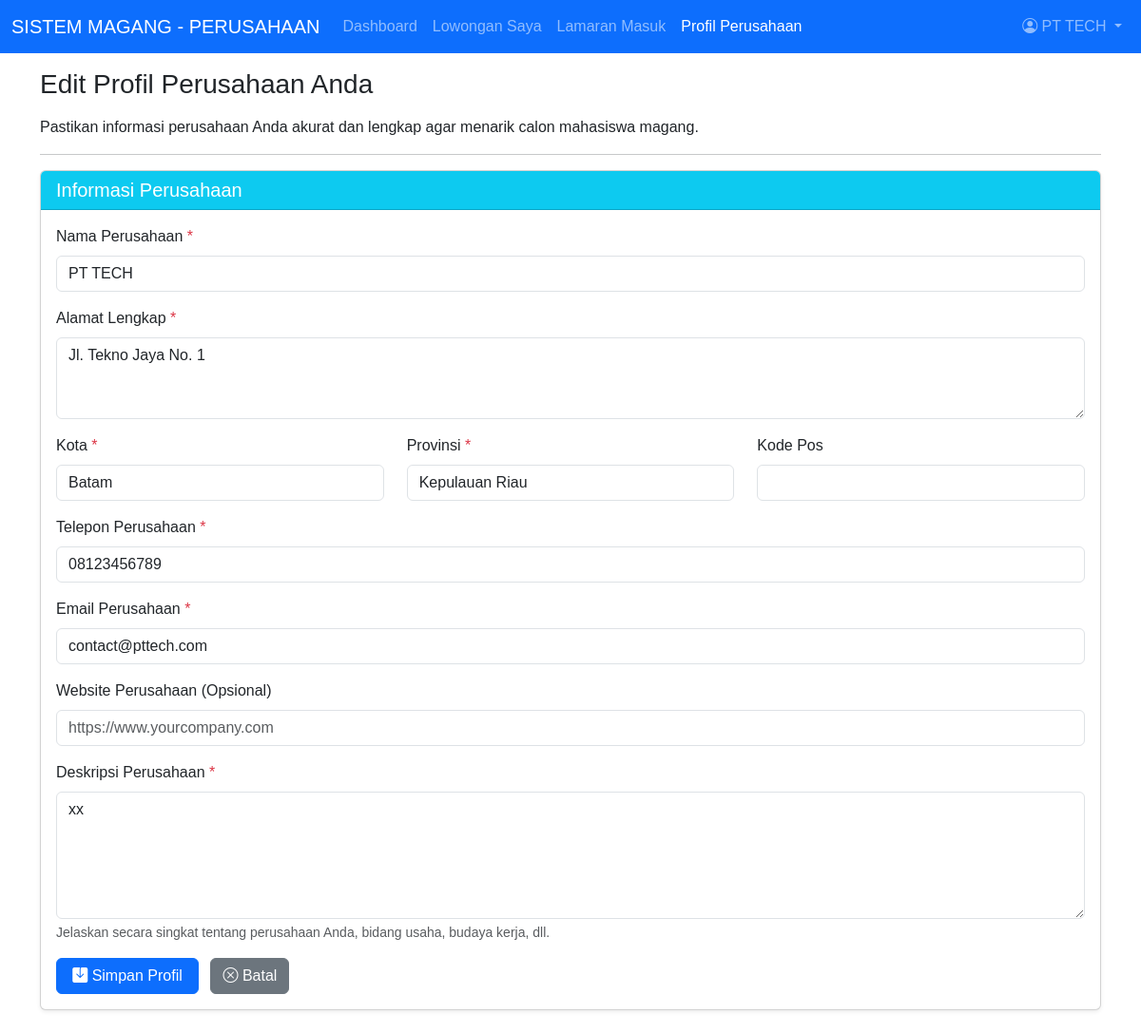
Page /perusahaan/profil_perusahaan.php (signed in) on the committed database.
### tables this page shows
CREATE TABLE `perusahaan` (
  `id` int(11) NOT NULL,
  `id_user` int(11) NOT NULL,
  `nama_perusahaan` varchar(255) NOT NULL,
  `alamat` text DEFAULT NULL,
  `kota` varchar(100) DEFAULT NULL,
  `provinsi` varchar(100) DEFAULT NULL,
  `kode_pos` varchar(10) DEFAULT NULL,
  `telepon_perusahaan` varchar(20) DEFAULT NULL,
  `email_perusahaan` varchar(255) DEFAULT NULL,
  `website` varchar(255) DEFAULT NULL,
  `deskripsi_perusahaan` text DEFAULT NULL,
  `tanggal_daftar` datetime DEFAULT current_timestamp()
);

### perusahaan/profil_perusahaan.php (the view, shortened to what this page needs)
<?php
require_once __DIR__ . '/../koneksi/config.php';
$user_id = $_SESSION['user']['id'];
$nama_perusahaan_user = $_SESSION['user']['nama_lengkap'] ?? $_SESSION['user']['username'];
$message_html = '';
$perusahaan_data = [
    'nama_perusahaan' => '',
    'alamat' => '',
    'kota' => '',
    'provinsi' => '',
    'kode_pos' => '',
    'telepon_perusahaan' => '',
    'email_perusahaan' => '',
    'website' => '',
    'deskripsi_perusahaan' => ''
];
$is_profile_exist = false;
$query_perusahaan = "SELECT nama_perusahaan, alamat, kota, provinsi, kode_pos, telepon_perusahaan, email_perusahaan, website, deskripsi_perusahaan
                     FROM perusahaan
                     WHERE id_user = ?";
$stmt_perusahaan = mysqli_prepare($conn, $query_perusahaan);
if ($stmt_perusahaan) {
    mysqli_stmt_bind_param($stmt_perusahaan, "i", $user_id);
    mysqli_stmt_execute($stmt_perusahaan);
    $result_perusahaan = mysqli_stmt_get_result($stmt_perusahaan);
    if ($row = mysqli_fetch_assoc($result_perusahaan)) {
        $perusahaan_data = $row;
        $is_profile_exist = true;
    }
} else {
    error_log("Error preparing select perusahaan query: " . mysqli_error($conn));
    $message_html .= '<div class="alert alert-danger">Terjadi kesalahan saat mengambil data profil.</div>';
}
?>
<!DOCTYPE html>
<html lang="en">
<head>
    <link href="https://cdn.jsdelivr.net/npm/bootstrap@5.3.3/dist/css/bootstrap.min.css" rel="stylesheet">
    <link rel="stylesheet" href="https://cdn.jsdelivr.net/npm/bootstrap-icons@1.11.3/font/bootstrap-icons.min.css">
    <link rel="stylesheet" href="../css/style.css">
</head>
<body>
    <nav class="navbar navbar-expand-lg navbar-dark bg-primary fixed-top">
        <div class="container-fluid">
            <a class="navbar-brand" href="#">SISTEM MAGANG - PERUSAHAAN</a>
            <div class="collapse navbar-collapse" id="navbarNav">
                <ul class="navbar-nav me-auto mb-2 mb-lg-0">
                    <li class="nav-item">
                        <a class="nav-link" href="dashboard_perusahaan.php">Dashboard</a>
                    </li>
                    <li class="nav-item">
                        <a class="nav-link" href="dashboard_perusahaan.php#lowongan-posted">Lowongan Saya</a>
                    </li>
                    <li class="nav-item">
                        <a class="nav-link" href="dashboard_perusahaan.php#lamaran-masuk">Lamaran Masuk</a>
                    </li>
                    <li class="nav-item">
                        <a class="nav-link active" aria-current="page" href="profil_perusahaan.php">Profil Perusahaan</a>
                    </li>
                </ul>
                <ul class="navbar-nav ms-auto">
                    <li class="nav-item dropdown">
                        <a class="nav-link dropdown-toggle" href="#" id="navbarDropdown" role="button" data-bs-toggle="dropdown" aria-expanded="false">
                            <i class="bi bi-person-circle"></i> <?= htmlspecialchars($nama_perusahaan_user); ?>
                        </a>
                    </li>
                </ul>
            </div>
        </div>
    </nav>
    <div class="container mt-5 pt-4">
        <h3 class="mb-3"><?= $is_profile_exist ? 'Edit' : 'Lengkapi'; ?> Profil Perusahaan Anda</h3>
        <p>Pastikan informasi perusahaan Anda akurat dan lengkap agar menarik calon mahasiswa magang.</p>
        <hr>
        <div class="card shadow-sm mb-4">
            <div class="card-header bg-info text-white">
                <h5 class="mb-0">Informasi Perusahaan</h5>
            </div>
            <div class="card-body">
                <form action="proses_profil_perusahaan.php" method="POST">
                    <div class="mb-3">
                        <label for="nama_perusahaan" class="form-label">Nama Perusahaan <span class="text-danger">*</span></label>
                        <input type="text" class="form-control" id="nama_perusahaan" name="nama_perusahaan" value="<?= htmlspecialchars($perusahaan_data['nama_perusahaan']); ?>" required>
                    </div>
                    <div class="mb-3">
                        <label for="alamat" class="form-label">Alamat Lengkap <span class="text-danger">*</span></label>
                        <textarea class="form-control" id="alamat" name="alamat" rows="3" required><?= htmlspecialchars($perusahaan_data['alamat']); ?></textarea>
                    </div>
                    <div class="row">
                        <div class="col-md-4 mb-3">
                            <label for="kota" class="form-label">Kota <span class="text-danger">*</span></label>
                            <input type="text" class="form-control" id="kota" name="kota" value="<?= htmlspecialchars($perusahaan_data['kota']); ?>" required>
                        </div>
                        <div class="col-md-4 mb-3">
                            <label for="provinsi" class="form-label">Provinsi <span class="text-danger">*</span></label>
                            <input type="text" class="form-control" id="provinsi" name="provinsi" value="<?= htmlspecialchars($perusahaan_data['provinsi']); ?>" required>
                        </div>
                        <div class="col-md-4 mb-3">
                            <label for="kode_pos" class="form-label">Kode Pos</label>
                            <input type="text" class="form-control" id="kode_pos" name="kode_pos" value="<?= htmlspecialchars($perusahaan_data['kode_pos']); ?>">
                        </div>
                    </div>
                    <div class="mb-3">
                        <label for="telepon_perusahaan" class="form-label">Telepon Perusahaan <span class="text-danger">*</span></label>
                        <input type="tel" class="form-control" id="telepon_perusahaan" name="telepon_perusahaan" value="<?= htmlspecialchars($perusahaan_data['telepon_perusahaan']); ?>" required>
                    </div>
                    <div class="mb-3">
                        <label for="email_perusahaan" class="form-label">Email Perusahaan <span class="text-danger">*</span></label>
                        <input type="email" class="form-control" id="email_perusahaan" name="email_perusahaan" value="<?= htmlspecialchars($perusahaan_data['email_perusahaan']); ?>" required>
                    </div>
                    <div class="mb-3">
                        <label for="website" class="form-label">Website Perusahaan (Opsional)</label>
                        <input type="url" class="form-control" id="website" name="website" value="<?= htmlspecialchars($perusahaan_data['website']); ?>" placeholder="https://www.yourcompany.com">
                    </div>
                    <div class="mb-3">
                        <label for="deskripsi_perusahaan" class="form-label">Deskripsi Perusahaan <span class="text-danger">*</span></label>
                        <textarea class="form-control" id="deskripsi_perusahaan" name="deskripsi_perusahaan" rows="5" required><?= htmlspecialchars($perusahaan_data['deskripsi_perusahaan']); ?></textarea>
                        <div class="form-text">Jelaskan secara singkat tentang perusahaan Anda, bidang usaha, budaya kerja, dll.</div>
                    </div>
                    <button type="submit" class="btn btn-primary"><i class="bi bi-save-fill"></i> Simpan Profil</button>
                    <a href="dashboard_perusahaan.php" class="btn btn-secondary ms-2"><i class="bi bi-x-circle"></i> Batal</a>
                </form>
            </div>
        </div>
    </div>
</body>
</html>

### style.css (style rules this page uses)
body { font-family: Arial, sans-serif; margin: 0; padding: 0; }
button { padding: 20px; width: 150px; font-size: 18px; cursor: pointer; }

### rows in the picture
perusahaan: nama_perusahaan "PT TECH", alamat "Jl. Tekno Jaya No. 1", kota "Batam", provinsi "Kepulauan Riau", telepon_perusahaan "08123456789", email_perusahaan "contact@pttech.com", deskripsi_perusahaan "xx"

### other values in the picture
$nama_perusahaan_user "PT TECH"
